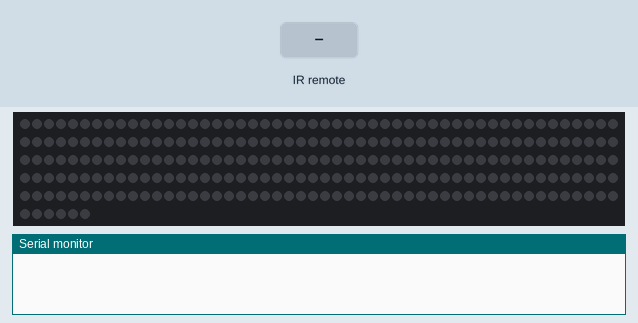
Simulated run of this sketch. Board: Arduino Uno, built with avr-gcc and run on an emulated ATmega328P. On the bench: 256 RGB LEDs in strip order, left to right, continuing on the next row, the last lines printed to the serial monitor. Inputs (shaded band) come from the test bench. Dim RGB values are drawn brighter than linear.

Above: at 1.2 s.
1.3 s: infrared code 0xFF6897 received
At 2.36 s:
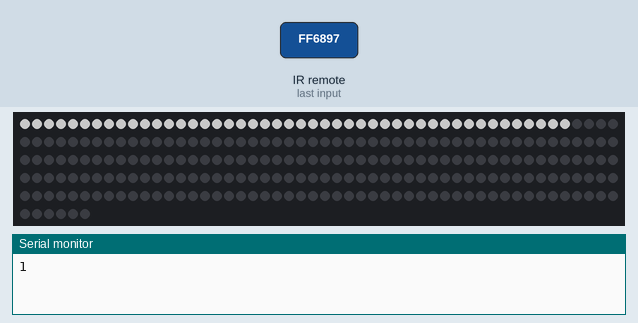
3.7 s: infrared code 0xFF9867 received
At 6.92 s:
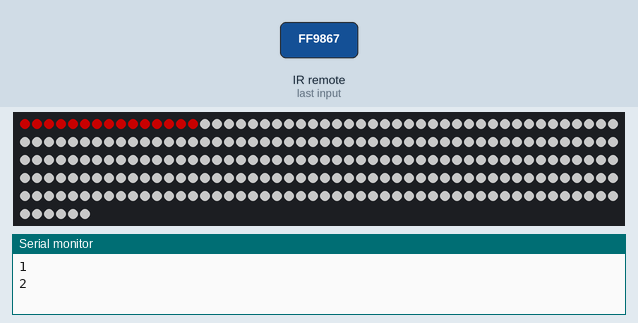
9.1 s: infrared code 0xFF02FD received
At 12.15 s:
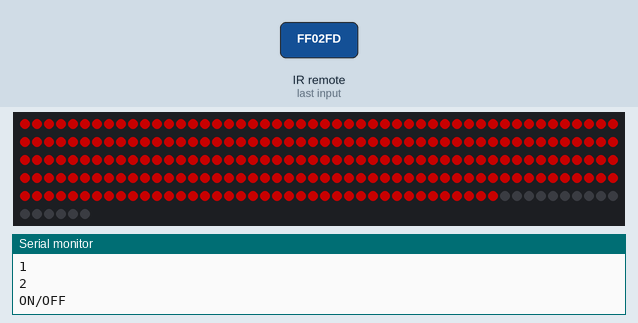
Timing chart, 0 to 13.7 s (numbered marks = the images above; inputs shaded):
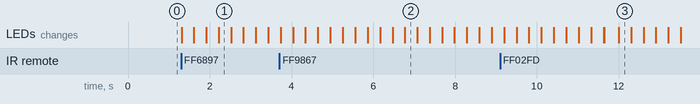

The sketch:

Ambient_Lighting.ino
```cpp
#include <IRremote.h>
#include <Adafruit_NeoPixel.h>

#define ledPin 10
int ledBrightness = 100;
int ledCount = 256;
int ledPower = 0;
int Red = 0;
int Green = 0;
int Blue = 0;

Adafruit_NeoPixel strip(ledCount, ledPin, NEO_GRB + NEO_KHZ800);

const int RECV_PIN = 11;
IRrecv irrecv(RECV_PIN);
decode_results results;
unsigned long key_value = 0;

void setup(){
  Serial.begin(9600);
  irrecv.enableIRIn();
  irrecv.blink13(true);

  strip.begin();
  strip.show();
  strip.setBrightness(ledBrightness);
}

void loop(){
  if (irrecv.decode(&results)){

        if (results.value == 0XFFFFFFFF)
          results.value = key_value;

        switch(results.value){
          case 0xFF629D:
          Serial.println("BRIGHTNESS UP");
          ledBrightness += 10;
          strip.setBrightness(ledBrightness);
          strip.show();
          break;
          case 0xFF22DD:
          Serial.println("EMPTY LEFT");
          break;
          case 0xFF02FD:
          Serial.println("ON/OFF");
          if (ledPower == 0)  {
            ColorPick();
          } else if (ledPower == 1) {
            ledPower = 0;
            PowerOff();
          }
          break ;
          case 0xFFC23D:
          Serial.println("EMPTY RIGHT");
          break ;
          case 0xFFA857:
          Serial.println("BRIGHTNESS DOWN");
          ledBrightness -= 10;
          strip.setBrightness(ledBrightness);
          strip.show();
          break ;
          case 0xFF6897:
          Serial.println("1");
          Red = 255;
          Green = 255;
          Blue = 255;
          ColorPick();
          break ;
          case 0xFF9867:
          Serial.println("2");
          Red = 255;
          Green = 0;
          Blue = 0;
          ColorPick();
          break ;
          case 0xFFB04F:
          Serial.println("3");
          Red = 05;
          Green = 255;
          Blue = 0;
          ColorPick();
          break ;
          case 0xFF30CF:
          Serial.println("4");
          Red = 0;
          Green = 0;
          Blue = 255;
          ColorPick();
          break ;
          case 0xFF18E7:
          Serial.println("5");
          Red = 255;
          Green = 255;
          Blue = 0;
          ColorPick();
          break ;
          case 0xFF7A85:
          Serial.println("6");
          Red = 255;
          Green = 0;
          Blue = 255;
          ColorPick();
          break ;
          case 0xFF10EF:
          Serial.println("7");
          Red = 0;
          Green = 255;
          Blue = 255;
          ColorPick();
          break ;
          case 0xFF38C7:
          Serial.println("8");
          Red = 255;
          Green = 0;
          Blue = 0;
          ColorPick();
          break ;
          case 0xFF5AA5:
          Serial.println("9");
          Red = 255;
          Green = 0;
          Blue = 0;
          ColorPick();
          break ;
          case 0xFF42BD:
          Serial.println("EMPTY *");
          break ;
          case 0xFF4AB5:
          Serial.println("0");
          Red = 255;
          Green = 0;
          Blue = 0;
          ColorPick();
          break ;
          case 0xFF52AD:
          Serial.println("EMPTY #");
          break ;
        }
        key_value = results.value;
        irrecv.resume();
  }
}

void PowerOff() {
  for (int i = ledCount; i >= 0; i--)  {
    strip.setPixelColor(i, strip.Color(0, 0, 0));
    strip.show();
    delay(10);
  }
}

void ColorPick()  {
  ledPower = 1;
  for (int i = 0; i < ledCount; i++)  {
    strip.setPixelColor(i, strip.Color(Red, Green, Blue));
    strip.show();
    delay(10);
  }
}
```

Measured:
- after the input at 1.3 s, the LEDs: first change at once (image 1 shows a later state)
- after the input at 3.7 s, the LEDs: first differ from a run without the input after 3.1 s (image 2)
- after the input at 9.1 s, the LEDs: first differ from a run without the input after 2.9 s (image 3)
